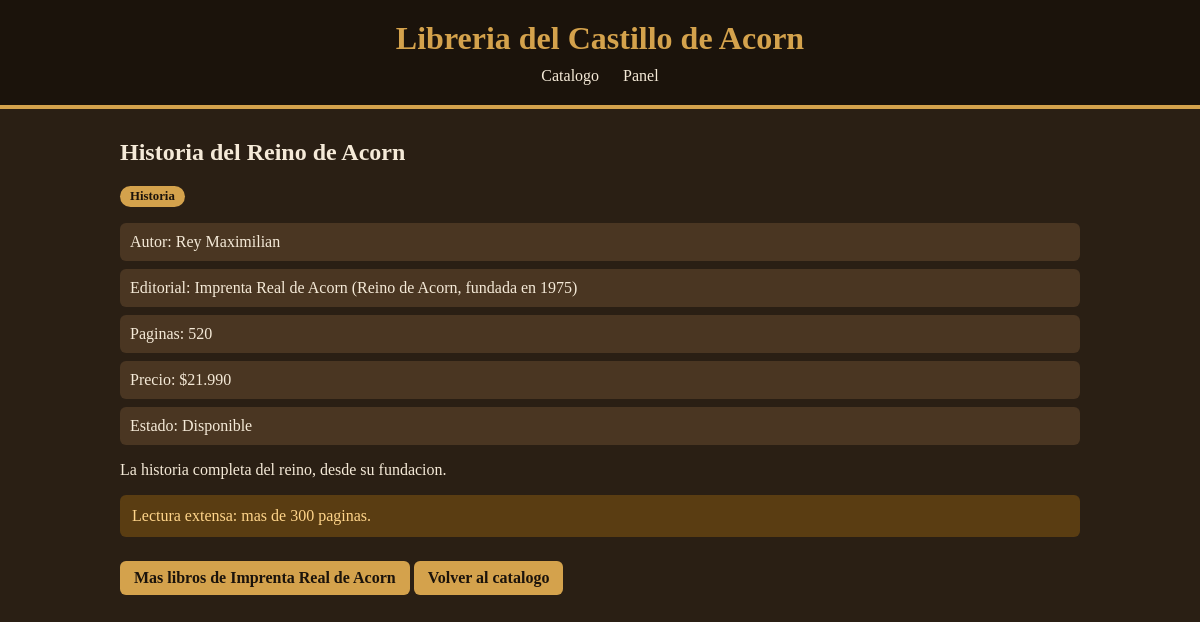
Page /libro/3/ on the committed database.
### catalogo/models.py (models this page shows, shortened)
class Libro(models.Model):
    GENEROS = [
        ('aventura', 'Aventura'),
        ('historia', 'Historia'),
        ('ciencia', 'Ciencia'),
        ('estrategia', 'Estrategia'),
    ]
    editorial = models.ForeignKey(
        Editorial,
        on_delete=models.PROTECT,
        related_name='libros',
    )
    titulo = models.CharField(max_length=120)
    autor = models.CharField(max_length=80)
    genero = models.CharField(max_length=15, choices=GENEROS)
    paginas = models.PositiveSmallIntegerField()
    precio = models.PositiveIntegerField()
    disponible = models.BooleanField(default=True)
    sinopsis = models.TextField(blank=True)
    class Meta:
        ordering = ['titulo']
    @property
    def precio_clp(self):
        return f"${self.precio:,}".replace(",",".")

class Editorial(models.Model):
    nombre = models.CharField(max_length=80, unique=True)
    pais = models.CharField(max_length=60)
    fundada = models.PositiveSmallIntegerField()
    activa = models.BooleanField(default=True)
    class Meta:
        ordering = ['nombre']

### catalogo/views.py (the view)
# urls.py: path("libro/<int:id>/", views.detalle, name="detalle"),
def detalle(request, id):
    libro = get_object_or_404(Libro.objects.select_related('editorial'), id=id)
    return render(request, 'catalogo/detalle.html', {'libro': libro})

### catalogo/templates/catalogo/detalle.html (shortened to what this page needs)
{% extends 'base.html' %}
{% block contenido %}
    <h2>{{ libro.titulo }}</h2>
    <span class="genero">{{ libro.get_genero_display }}</span>
    <ul class="datos">
        <li>Autor: {{ libro.autor }}</li>
        <li>Editorial: {{ libro.editorial.nombre }} ({{ libro.editorial.pais }}, fundada en {{ libro.editorial.fundada }})</li>
        <li>Paginas: {{ libro.paginas }}</li>
        <li>Precio: {{ libro.precio_clp }}</li>
        <li>Estado: {{ libro.disponible|yesno:"Disponible,Agotado" }}</li>
    </ul>
    {{ libro.sinopsis|default:"Sin sinopsis."|linebreaks }}
    {% if libro.paginas > 300 %}
        <p class="aviso">Lectura extensa: mas de 300 paginas.</p>
    {% endif %}
    <a href="{% url 'catalogo:inicio' %}?editorial={{ libro.editorial.id }}" class="boton">Mas libros de {{ libro.editorial.nombre }}</a>
    <a href="{% url 'catalogo:inicio' %}" class="boton">Volver al catalogo</a>
{% endblock %}

### static/css/libreria.css (style rules this page uses)
body { background-color: #2a1f14; color: #f5ead8; font-family: Georgia, 'Times New Roman', serif; margin: 0; }
.tarjeta a, .boton { display: inline-block; margin-top: 8px; background-color: #d4a24c; color: #1b130b; padding: 8px 14px; border-radius: 6px; text-decoration: none; font-weight: bold; }
.genero { display: inline-block; background-color: #d4a24c; color: #1b130b; padding: 3px 10px; border-radius: 12px; font-size: 0.8rem; font-weight: bold; }
.datos { list-style: none; padding: 0; }
.datos li { background-color: #4a3622; margin: 8px 0; padding: 10px; border-radius: 6px; }
.aviso { background-color: #5a3d12; color: #ffd58a; padding: 12px; border-radius: 6px; }

### rows in the picture
Libro: titulo "Historia del Reino de Acorn", genero "Historia", autor "Rey Maximilian", editorial.nombre "Imprenta Real de Acorn", editorial.pais "Reino de Acorn", editorial.fundada "1975", paginas "520", precio_clp "$21.990", disponible "Disponible", sinopsis "La historia completa del reino, desde su fundacion."
